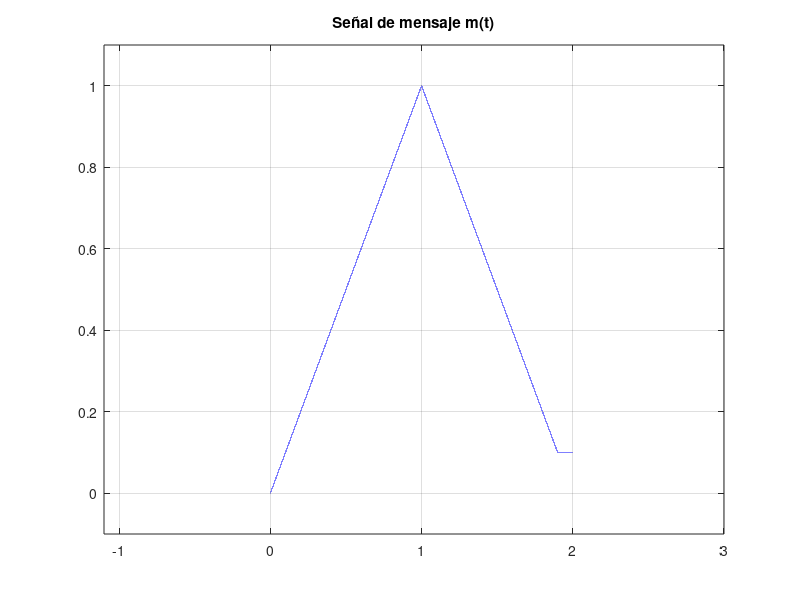
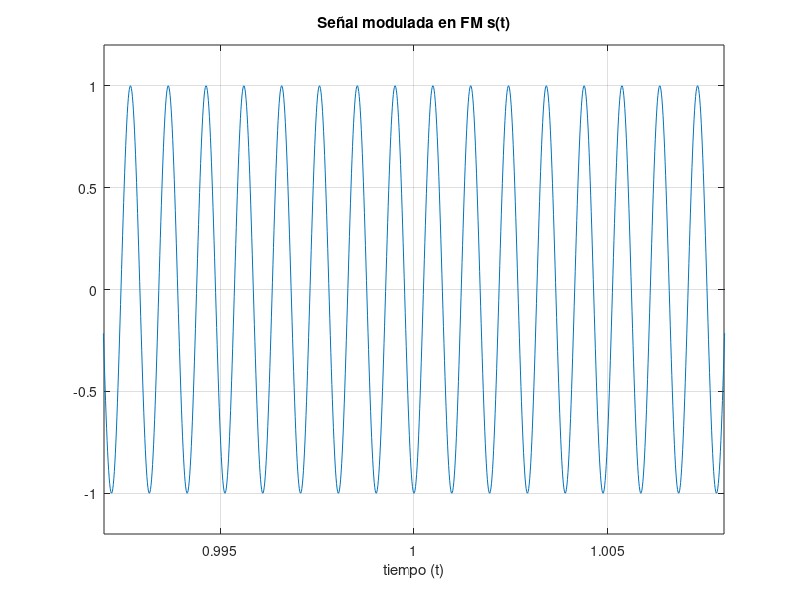
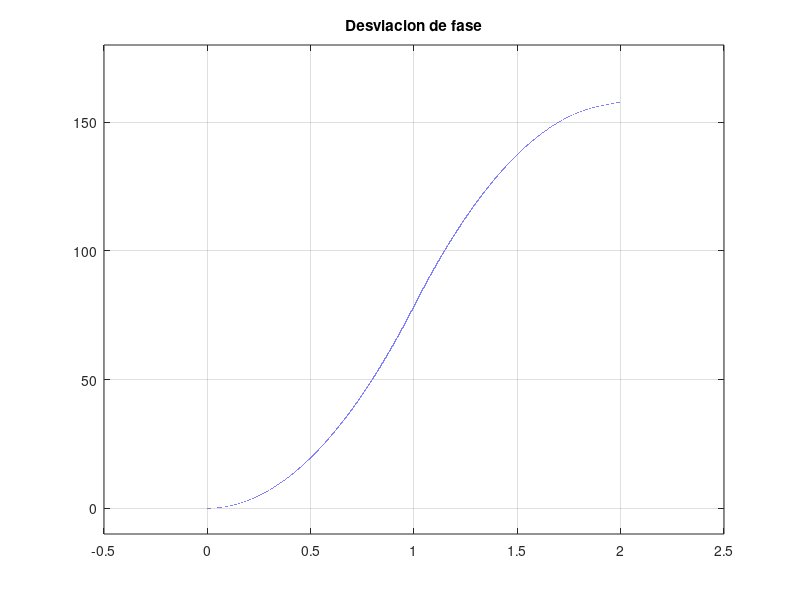
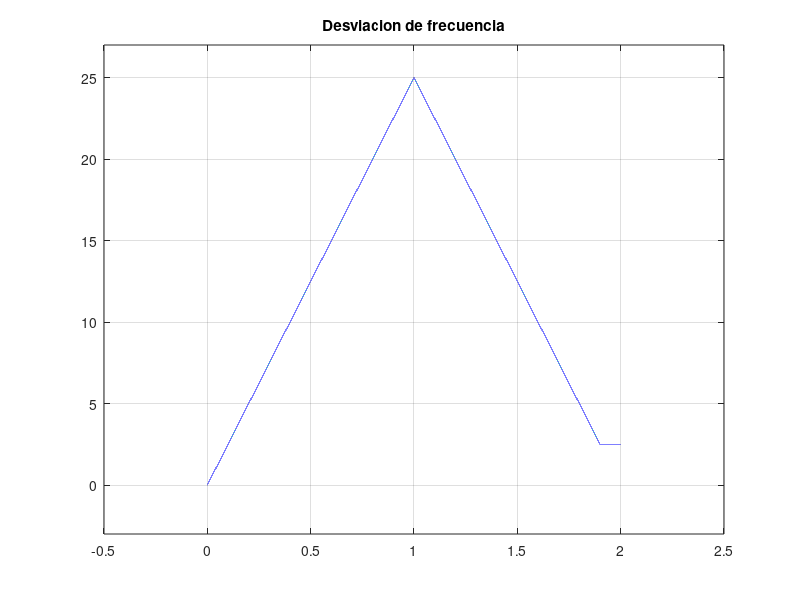

Write MATLAB code to recreate these figures, in order.
clear all
close all

fm=75000;
tm=1/fm;
t=0:tm:2;
kf = 50*pi;
wc = 2000*pi;

%señal modulada
m=(t).*(t>=0 & t<=1) + (-t + 2).*(t>1 & t<=1.9)  + 0.1*(t>1.9);
figure(1)
plot(t,m)
title('Señal de mensaje m(t)')
axis([-1.1 3 -0.1 1.1])
grid


%Modulacion de señal m(t)
Int_m = cumsum(m)*tm;
yfm= cos(wc*t + kf*Int_m);
figure(2)
plot(t,yfm)
title('Señal modulada en FM s(t)')
xlabel('tiempo (t)');
axis([0.992 1.008 -1.2 1.2])
grid

%Desviacion de fase es la Int de m(t) por kf
figure(3)
plot(t,kf*Int_m)
title('Desviacion de fase')
axis([-0.5 2.5 -10 180])
grid

%Desviacion de frecuencia es la señal  m(t) por kf, se muestra en HZ
figure(4)
kf_hz = kf/(2*pi);
plot(t,kf_hz*m)
title('Desviacion de frecuencia');
axis([-0.5 2.5 -3 27])
grid

%Espectro de magnitud de la señal de mensaje m(t)
n=100000;
M=fftshift(fft(m,n))*tm;
f=linspace(-fm/2, fm/2, n);
figure(5)
plot(f,abs(M))
axis([-100 100 0 .07])
xlabel('Frecuencia [Hz]') 
ylabel('Magnitud')
title('Espectro de magnitud m(t)')
grid

%Espectro de magnitud de la señal modulada s(t)
S=fftshift(fft(yfm,n))*tm;
figure(6)
plot(f,abs(S))
axis([-1500 1500 0 .2])
xlabel('Frecuencia') 
ylabel('Magnitud')
title('Espectro de magnitud s(t)')
grid

%Espectro de magnitud de la señal modulada s(t)
S=fftshift(fft(yfm,n))*tm;
figure(7)
plot(f,abs(S))
axis([750 1250 0 .02])
xlabel('Frecuencia') 
ylabel('Magnitud')
title('Espectro de magnitud s(t)')
grid


